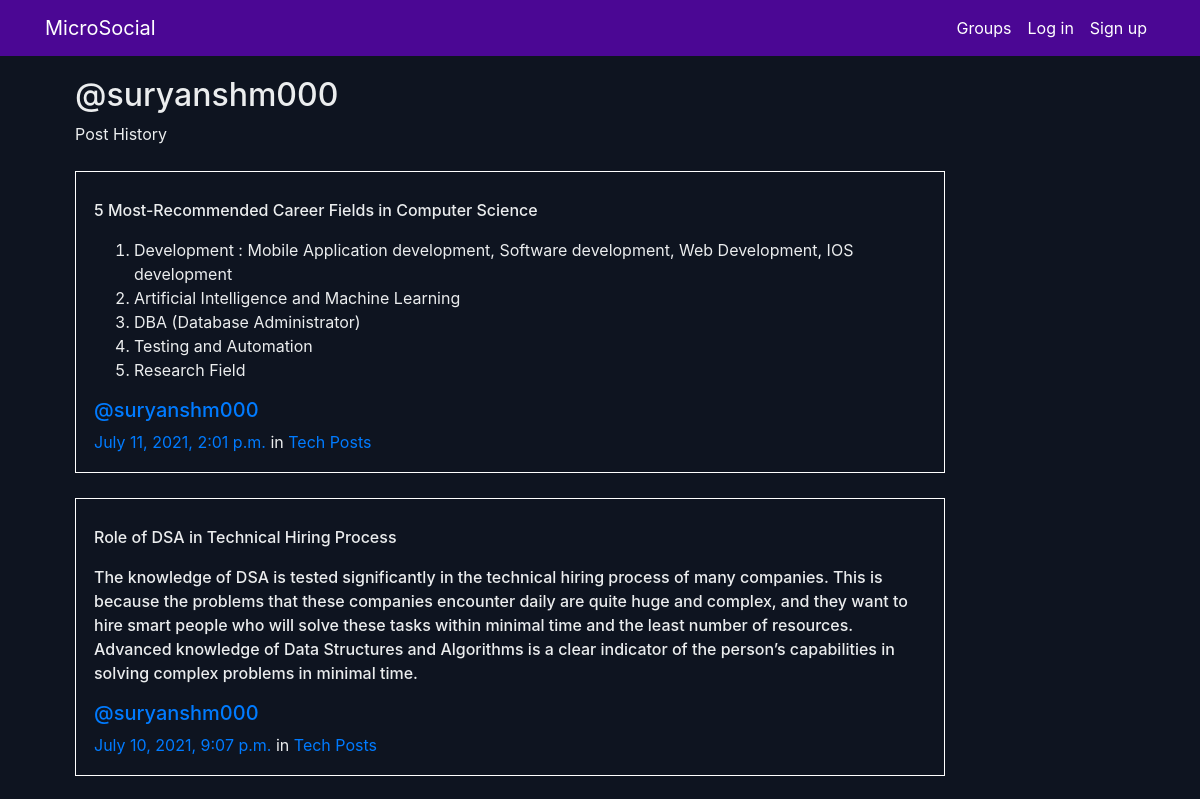
Before: /posts/by/suryanshm000/ (upper part) with the older database file.
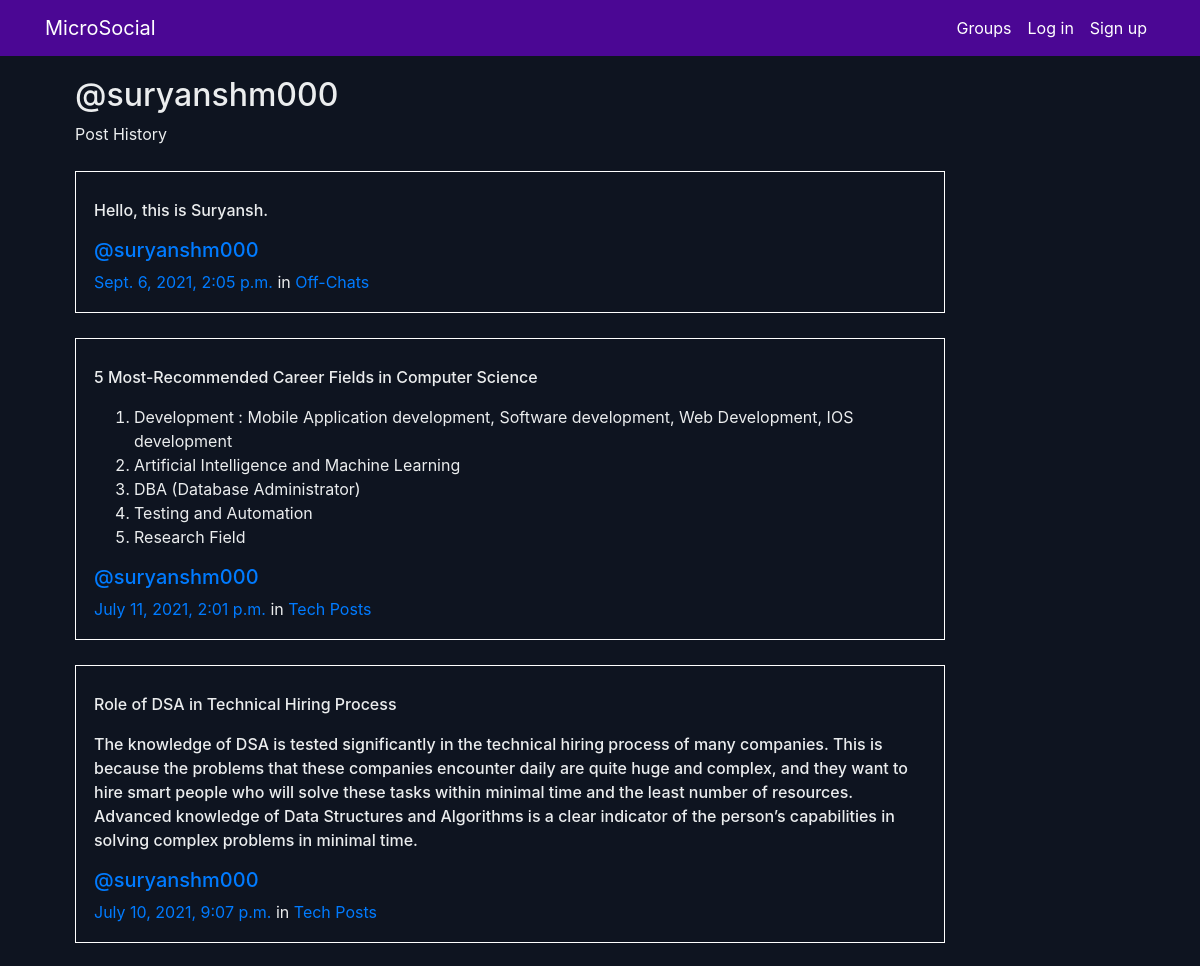
After: the same page with the newer database file.
### posts/models.py (models this page shows, shortened)
class Post(models.Model):
    user = models.ForeignKey(User, related_name="posts",on_delete=models.CASCADE)
    created_at = models.DateTimeField(auto_now=True)
    message = models.TextField()
    message_html = models.TextField(editable=False)
    group = models.ForeignKey(Group, related_name="posts",null=True, blank=True,on_delete=models.CASCADE)
    class Meta:
        ordering = ["-created_at"]
        unique_together = ["user", "message"]

### groups/models.py (models this page shows, shortened)
class Group(models.Model):
    name = models.CharField(max_length=255, unique=True)
    slug = models.SlugField(allow_unicode=True, unique=True)
    description = models.TextField(blank=True, default='')
    description_html = models.TextField(editable=False, default='', blank=True)
    members = models.ManyToManyField(User,through="GroupMember")
    class Meta:
        ordering = ["name"]

### posts/views.py (the view)
# urls.py: path("by/<username>/",views.UserPosts.as_view(),name="for_user"),
class UserPosts(generic.ListView):
    model = models.Post
    template_name = "posts/user_post_list.html"
    def get_queryset(self):
        try:
            self.post_user = User.objects.prefetch_related("posts").get(
                username__iexact=self.kwargs.get("username")
            )
        except User.DoesNotExist:
            raise Http404
        else:
            return self.post_user.posts.all()
    def get_context_data(self, **kwargs):
        context = super().get_context_data(**kwargs)
        context["post_user"] = self.post_user
        return context

### posts/templates/posts/user_post_list.html
{% extends "posts/post_base.html" %}
{% block prepost %}
<div class="col-md-4">
	<h2>@{{ post_user.username }}</h2>
	<p>Post History</p>
</div>
{% endblock %}
{% block post_content %}
<div class="col-md-10">
	{% for post in post_list %}
		{% include "posts/_post.html" %}
	{% endfor %}
</div>
{% endblock %}

### posts/templates/posts/_post.html (shortened to what this page needs)
<div class="media">
	<div class="media-body">
		<p>{{ post.message_html|safe }}</p>
		<h5 ><a href="{% url 'posts:for_user' username=post.user.username %}">@{{ post.user.username }}</a></h5>
		<time class="time"><a href="{% url 'posts:single' username=post.user.username pk=post.pk %}">{{ post.created_at }}</a></time>
		{% if post.group %}
		<span class="group-name">in <a href="{% url 'groups:single' slug=post.group.slug %}">{{ post.group.name }}</a></span>
		{% endif %}
	</div>
</div>

Changed rows visible on the page:
added Post: message_html "Hello, this is Suryansh.", user.username "suryanshm000", created_at "Sept. 6, 2021, 2:05 p.m.", group.name "Off-Chats"
